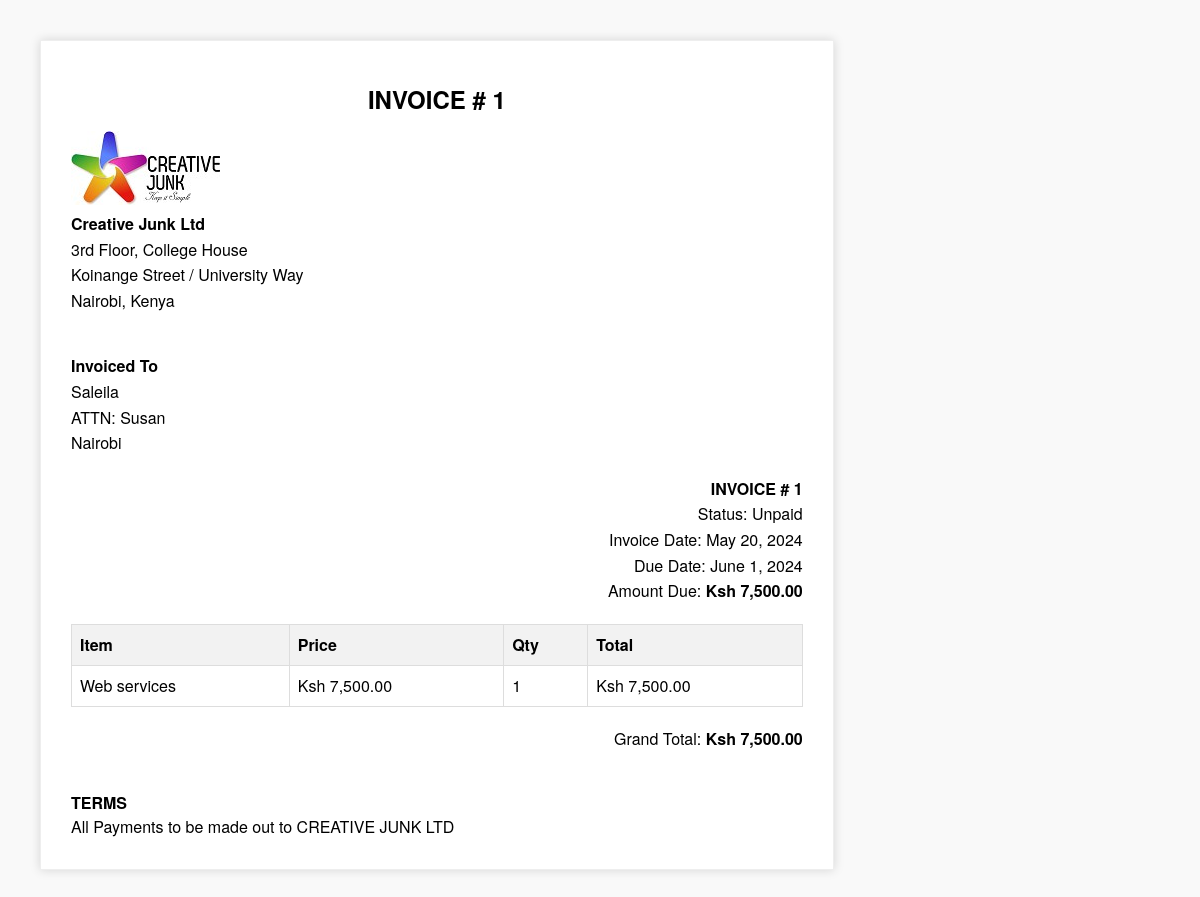
Before: /invoice/invoice/1/ with the older database file.
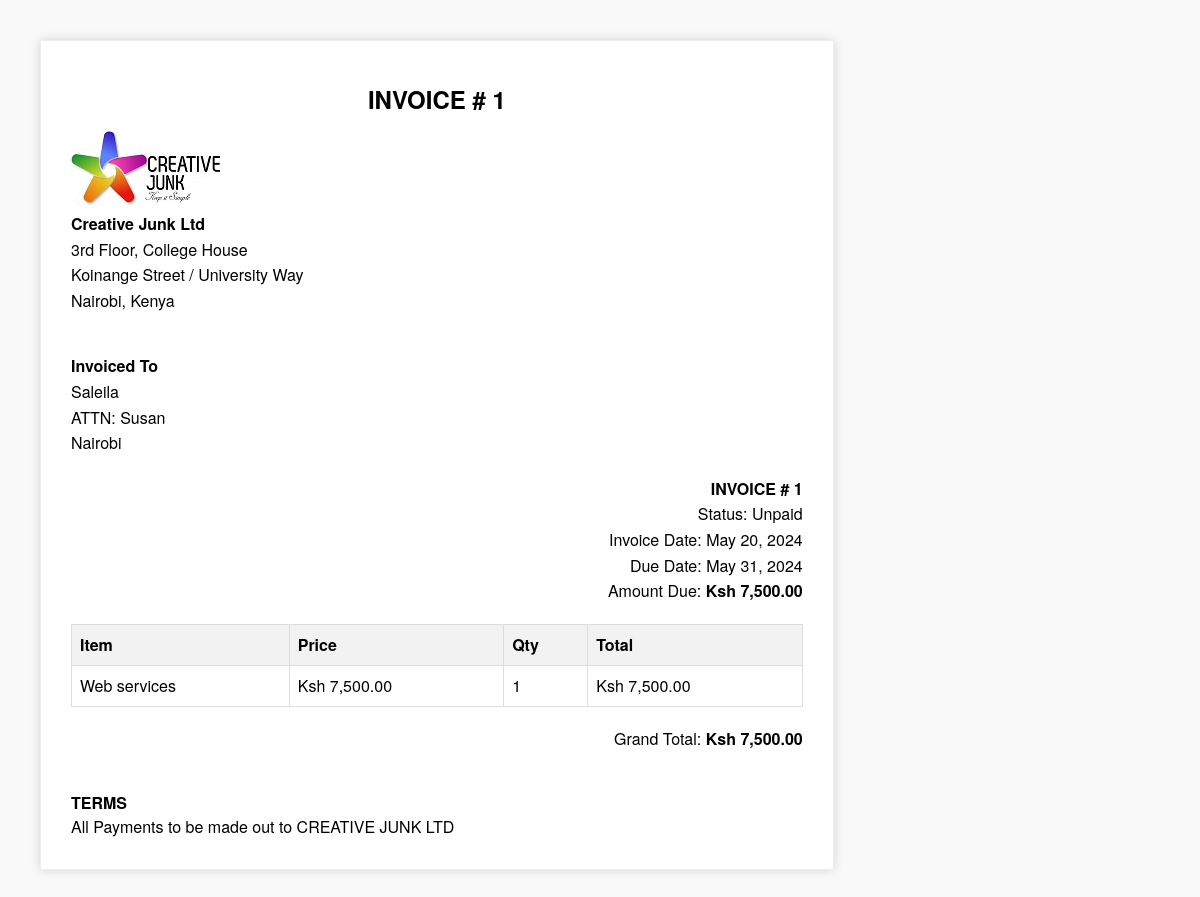
After: the same page with the newer database file.
### invoice_generator/models.py (models this page shows, shortened)
class Invoice(models.Model):
    company_name = models.CharField(max_length=100)
    client_name = models.CharField(max_length=200)
    billing_address = models.CharField(max_length=200)
    item_description = models.TextField()
    item_quantity = models.IntegerField()
    item_price = models.DecimalField(max_digits=10, decimal_places=2)
    created_at = models.DateTimeField(auto_now_add=True)
    due_date = models.DateTimeField()
    paid = models.BooleanField(default=False)
    @property
    def total_cost(self):
        return self.item_quantity * self.item_price

### invoice_generator/views.py (the view)
# urls.py: path('invoice/<int:invoice_id>/', invoice_detail, name='invoice_detail'),
def invoice_detail(request, invoice_id):
    invoice = get_object_or_404(Invoice, pk=invoice_id)
    return render(request, 'invoice/invoice_template.html', {'invoice': invoice})

### login/templates/invoice/invoice_template.html (shortened to what this page needs)
{% load humanize %}
<!DOCTYPE html>
<html lang="en">
<head>
    {% load static %}
</head>
<body>
    <div class="invoice-box">
        <h1>INVOICE # {{ invoice.id }}</h1>
        <div class="company-info">
            {% load static %}
            <img src="{% static 'invoice/creative-junk logo.jpg'%}">
            <p><strong>Creative Junk Ltd</strong></p>
            <p>3rd Floor, College House</p>
            <p>Koinange Street / University Way</p>
            <p>Nairobi, Kenya</p>
        </div>
        <div class="invoice-to">
            <p><strong>Invoiced To</strong></p>
            <p>{{ invoice.company_name }}</p>
            <p>ATTN: {{ invoice.client_name }}</p>
            <p>{{ invoice.billing_address }}</p>
        </div>
        <div class="invoice-details">
            <p><strong>INVOICE # {{ invoice.id }}</strong></p>
            <p>Status: {{invoice.paid|yesno:"Paid,Unpaid" }}</span></p>
            <p>Invoice Date: {{ invoice.created_at|date:"DATE_FORMAT" }}</p>
            <p>Due Date: {{ invoice.due_date|date:"DATE_FORMAT" }}</p>
            <p>Amount Due: <strong>Ksh {{ invoice.total_cost | floatformat:2|intcomma }}</strong></p>
        </div>
        <table>
            <thead>
                <tr>
                    <th>Item</th>
                    <th>Price</th>
                    <th>Qty</th>
                    <th>Total</th>
                </tr>
            </thead>
            <tbody>
                <tr>
                    <td>{{ invoice.item_description }}</td>
                    <td>Ksh {{ invoice.item_price | floatformat:2|intcomma }}</td>
                    <td>{{ invoice.item_quantity }}</td>
                    <td>Ksh {{ invoice.total_cost | floatformat:2|intcomma }}</td>
                </tr>
            </tbody>
        </table>
        <div class="totals">
            <p>Grand Total: <strong>Ksh {{ invoice.total_cost | floatformat:2|intcomma }}</strong></p>
        </div>
        <div class="terms">
            <p><strong>TERMS</strong></p>
            <p>All Payments to be made out to CREATIVE JUNK LTD</p>
        </div>
    </div>
</body>
</html>

Changed rows visible on the page:
changed Invoice "Saleila": due_date "June 1, 2024" → "May 31, 2024"
